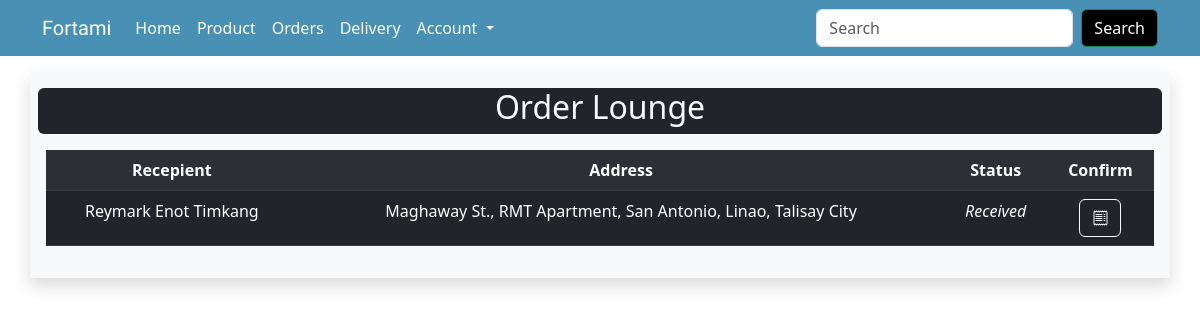
Page /delivery.php (signed in) on the committed database.
### tables this page shows
CREATE TABLE `food_order` (
  `order_id` int(20) NOT NULL,
  `food_id` int(20) NOT NULL,
  `address_id` int(20) NOT NULL,
  `payTrans_id` int(20) NOT NULL,
  `order_status` varchar(50) NOT NULL,
  `quantity` varchar(50) NOT NULL,
  `order_datetime` timestamp NOT NULL DEFAULT current_timestamp() ON UPDATE current_timestamp(),
  `received_datetime` datetime DEFAULT NULL
);

CREATE TABLE `address` (
  `address_id` int(20) NOT NULL,
  `user_id` int(20) NOT NULL,
  `full_name` varchar(50) NOT NULL,
  `address_type` varchar(50) NOT NULL,
  `contact` varchar(50) NOT NULL,
  `region` varchar(50) NOT NULL,
  `province` varchar(50) NOT NULL,
  `city` varchar(50) NOT NULL,
  `barangay` varchar(50) NOT NULL,
  `street` varchar(50) NOT NULL,
  `zip` varchar(50) NOT NULL,
  `label` varchar(50) NOT NULL,
  `note` varchar(50) DEFAULT NULL
);

### backend.php (called while the page is built, shortened)
<?php
    class Backend{
      public $host = 'localhost';
      public $user = 'root';
      public $pass = '';
      public $db = 'fortami';
      public $con;
      function __construct(){
        $this->con = new mysqli($this->host,$this->user,$this->pass,$this->db) or die("Connection Error!");
      }
        function waitingList(){
          $seller_id = $_SESSION['id'];
          $query = "SELECT * FROM food_order
                    JOIN food_product ON food_product.food_id = food_order.food_id
                    JOIN address ON food_order.address_id = address.address_id
                    JOIN payment_transaction ON payment_transaction.payTrans_id = food_order.payTrans_id
                    WHERE (SELECT food_product.user_id FROM food_order JOIN food_product ON food_order.food_id = food_product.food_id
                            INNER JOIN user ON user.user_id = food_product.user_id WHERE order_status = 'Pending' OR order_status= 'Preparing' GROUP BY food_product.user_id) = $seller_id AND order_status = 'Preparing' OR order_status = 'On The Way' OR order_status= 'Received' GROUP BY food_order.address_id";
          $result = $this->con->query($query);
            if ($result) {
              return $result;
            }
        }
    }
?>

### delivery.php (the view, shortened to what this page needs)
<?php
    include 'backend.php';
    include 'sellerheader.php';
    $backend = new Backend;
?>
<!DOCTYPE html>
<html lang="en">
<head>
</head>
<body>
    <div class="container bg-body-tertiary p-2 my-3 shadow">
        <div class="row p-2 g-3">
            <div class="col-12 rounded bg-dark text-center">
                <h2 class="text-light">Order Lounge</h2>
            </div>
            <div class="col-12">
                <table class="table text-center table-dark table-striped">
                    <tr>
                        <th>Recepient</th>
                        <th>Address</th>
                        <th>Status</th>
                        <th>Confirm</th>
                    </tr>
                    <?php
                        $list = $backend->waitingList();
                            if (!is_null($list)) {
                                foreach($list as $row){
                    ?>
                    <tr>
                        <td><?=$row['full_name']?></td>
                        <td><?=$row['street'].', '.$row['barangay'].', '.$row['city'].' City'?></td>
                        <td><i><?=$row['order_status']?></i></td>
                        <td>
                            <form action="confirmation.php" method="post">
                                <?php
                                    if ($row['order_status'] = 'Received') {
                                        echo "<button type='submit' name='receipt' class='btn btn-outline-light' ><i class='bi bi-receipt'></i></button>";
                                    }
                                    else {
                                        echo "<button type='submit' name='confirm' class='btn btn-success'>On The Way</button>
                                              <button type='submit' name='pickup' class='btn btn-warning'>Picked-up</button>";
                                    }
                                ?>
                            </form>
                        </td>
                    </tr>
                    <?php
                                }
                            }
                    ?>
                </table>
            </div>
        </div>
    </div>
</body>
</html>

### rows in the picture
food_order: address.full_name "Reymark Enot Timkang", address.street "Maghaway St., RMT Apartment, San Antonio", address.barangay "Linao", address.city "Talisay", order_status "Received"
